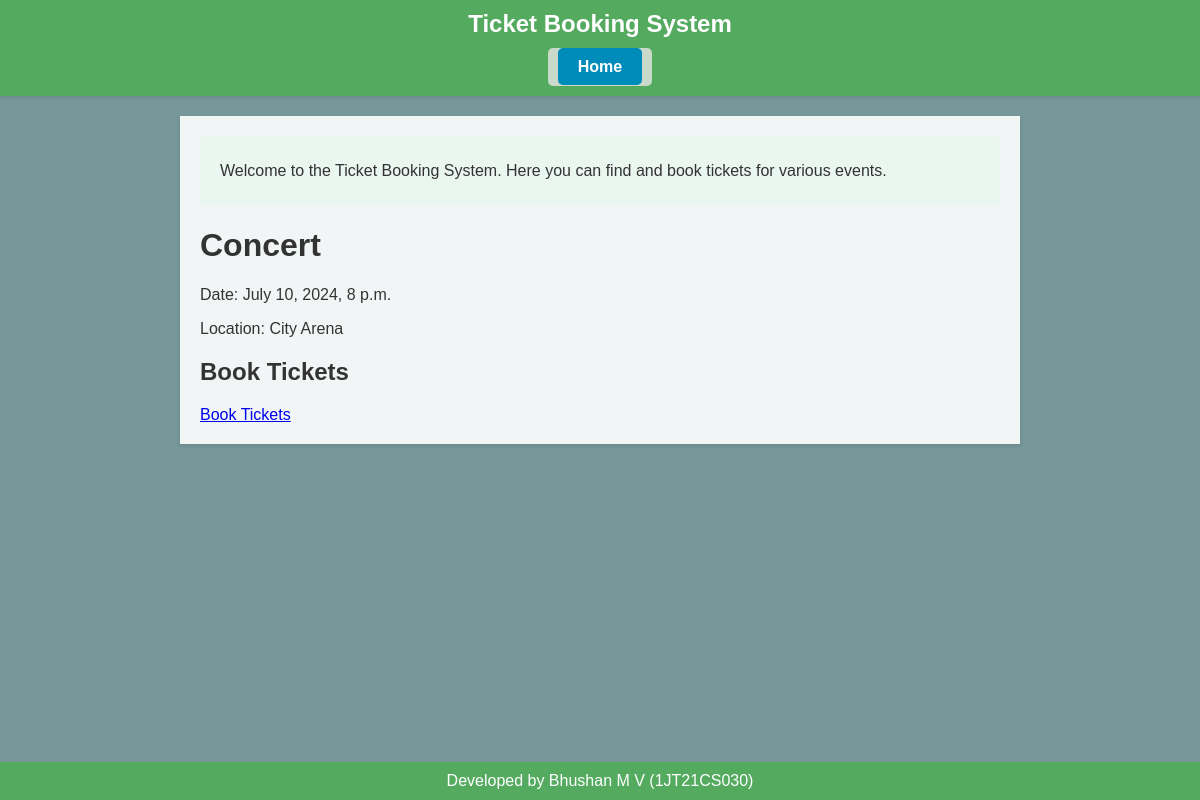
/event/1/, run on an earlier commit of the app's database.
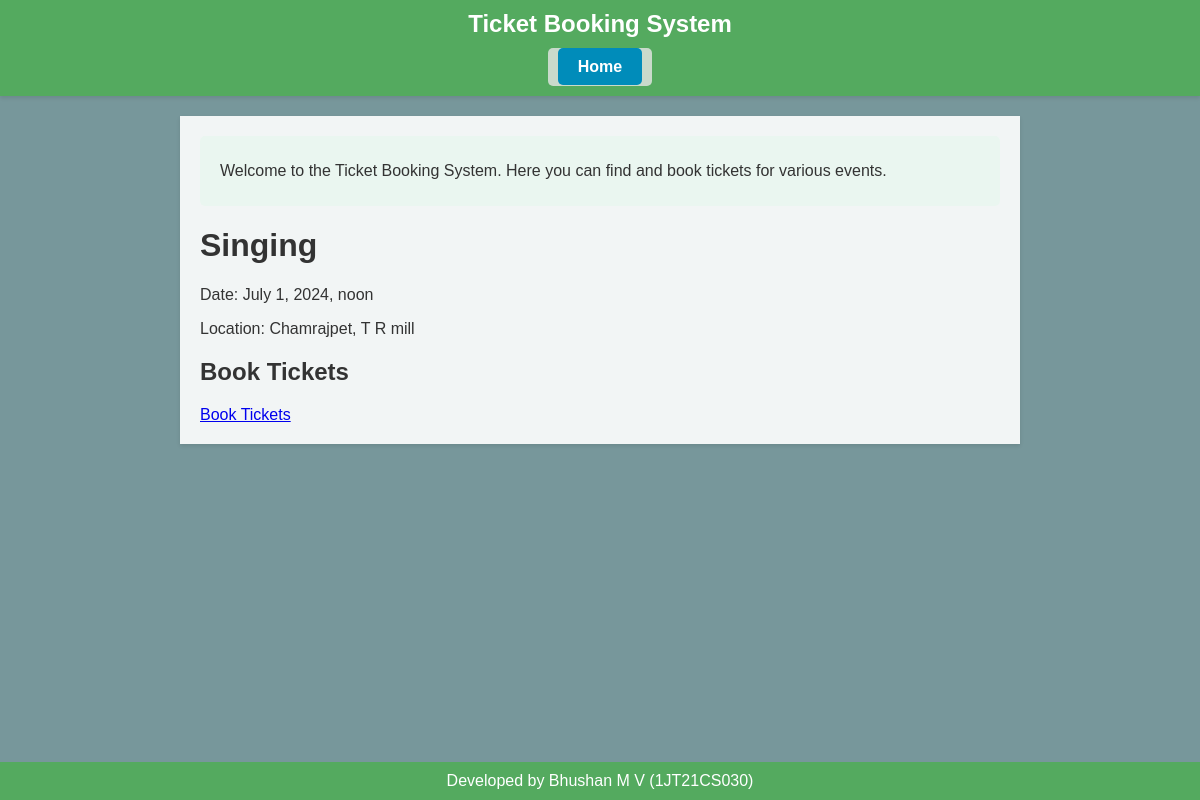
And on a later commit of the database.
### booking/models.py (models this page shows, shortened)
class Event(models.Model):
    name = models.CharField(max_length=200)
    date = models.DateTimeField()
    location = models.CharField(max_length=200)

### booking/views.py (the view)
# urls.py: path('event/<int:event_id>/', views.event_detail, name='event_detail'),
def event_detail(request, event_id):
    event = get_object_or_404(Event, pk=event_id)
    return render(request, 'booking/event_detail.html', {'event': event})

### booking/templates/booking/event_detail.html (shortened to what this page needs)
{% extends "booking/base.html" %}
{% block content %}
<h1>{{ event.name }}</h1>
<p>Date: {{ event.date }}</p>
<p>Location: {{ event.location }}</p>
<h2>Book Tickets</h2>
<a href="{% url 'book_ticket' event.id %}">Book Tickets</a>
{% endblock %}

What changed in the data, as far as the page shows it:
changed Event: name "Concert" → "Singing"; date "July 10, 2024, 8 p.m." → "July 1, 2024, noon"; location "City Arena" → "Chamrajpet, T R mill"
